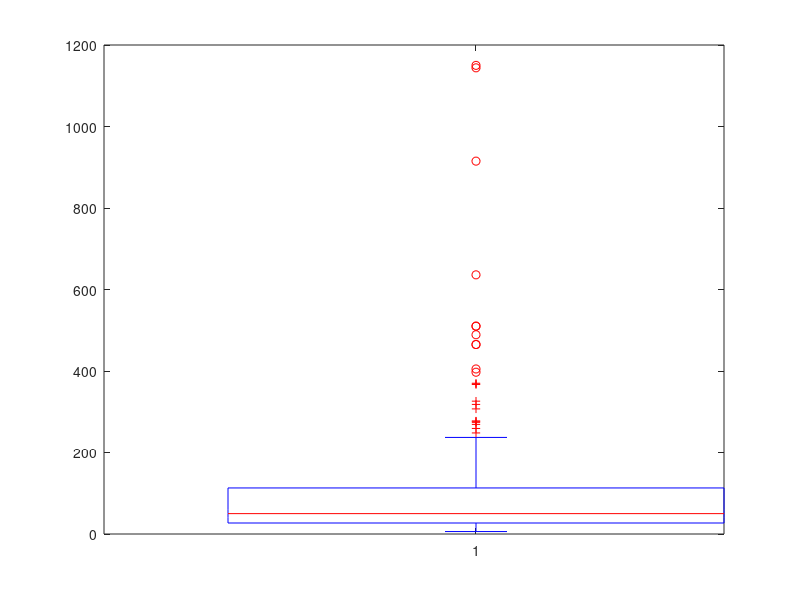

This figure's MATLAB source:
clc
clearvars;

load('machine.mat')

meen = mean(performance);
medaian = median(performance);
mehd = mad(performance);

boxplot(performance);